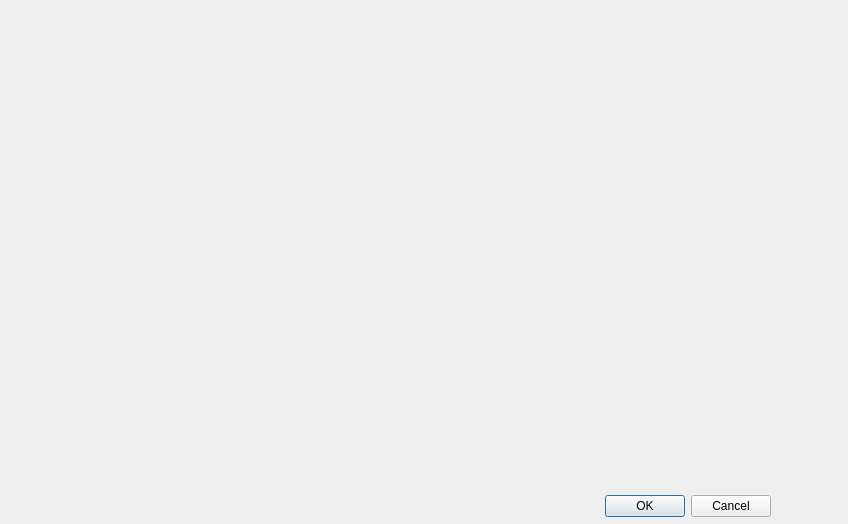
<?xml version="1.0" encoding="UTF-8"?>
<ui version="4.0">
 <class>Morphological</class>
 <widget class="QDialog" name="Morphological">
  <property name="geometry">
   <rect>
    <x>0</x>
    <y>0</y>
    <width>848</width>
    <height>524</height>
   </rect>
  </property>
  <property name="windowTitle">
   <string>Dialog</string>
  </property>
  <widget class="QDialogButtonBox" name="buttonBox">
   <property name="geometry">
    <rect>
     <x>430</x>
     <y>490</y>
     <width>341</width>
     <height>32</height>
    </rect>
   </property>
   <property name="orientation">
    <enum>Qt::Horizontal</enum>
   </property>
   <property name="standardButtons">
    <set>QDialogButtonBox::Cancel|QDialogButtonBox::Ok</set>
   </property>
  </widget>
  <widget class="QWidget" name="horizontalLayoutWidget">
   <property name="geometry">
    <rect>
     <x>0</x>
     <y>0</y>
     <width>851</width>
     <height>491</height>
    </rect>
   </property>
   <layout class="QHBoxLayout" name="horizontalLayout">
    <item>
     <widget class="QLabel" name="label">
      <property name="text">
       <string/>
      </property>
     </widget>
    </item>
    <item>
     <widget class="QLabel" name="label_2">
      <property name="text">
       <string/>
      </property>
     </widget>
    </item>
   </layout>
  </widget>
 </widget>
 <resources/>
 <connections>
  <connection>
   <sender>buttonBox</sender>
   <signal>accepted()</signal>
   <receiver>Morphological</receiver>
   <slot>accept()</slot>
   <hints>
    <hint type="sourcelabel">
     <x>248</x>
     <y>254</y>
    </hint>
    <hint type="destinationlabel">
     <x>157</x>
     <y>274</y>
    </hint>
   </hints>
  </connection>
  <connection>
   <sender>buttonBox</sender>
   <signal>rejected()</signal>
   <receiver>Morphological</receiver>
   <slot>reject()</slot>
   <hints>
    <hint type="sourcelabel">
     <x>316</x>
     <y>260</y>
    </hint>
    <hint type="destinationlabel">
     <x>286</x>
     <y>274</y>
    </hint>
   </hints>
  </connection>
 </connections>
</ui>
